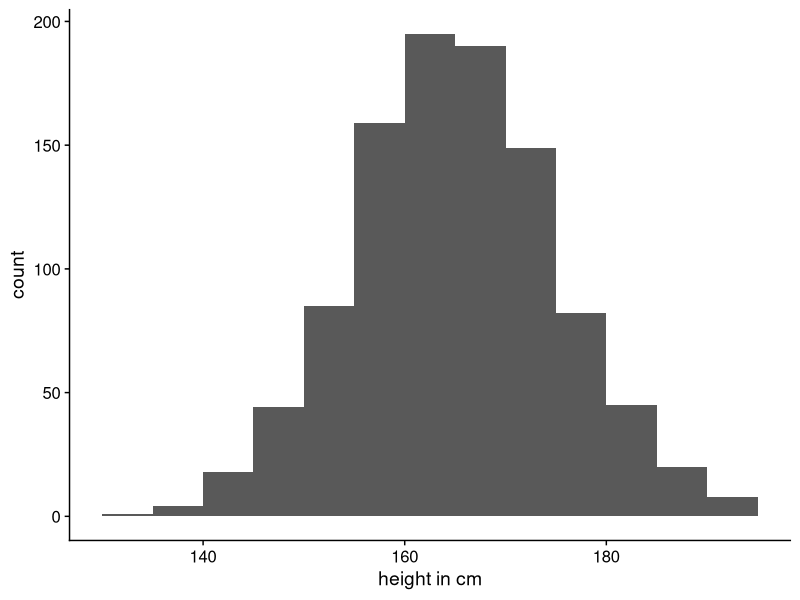
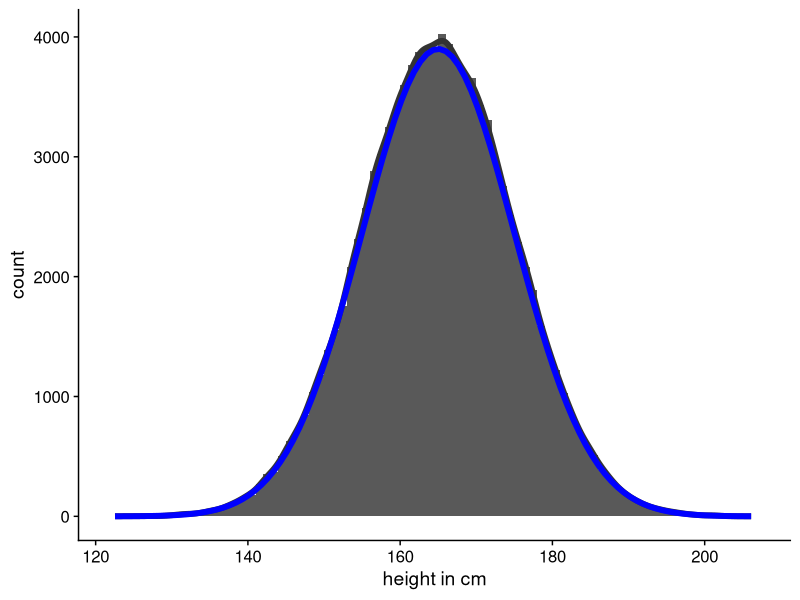
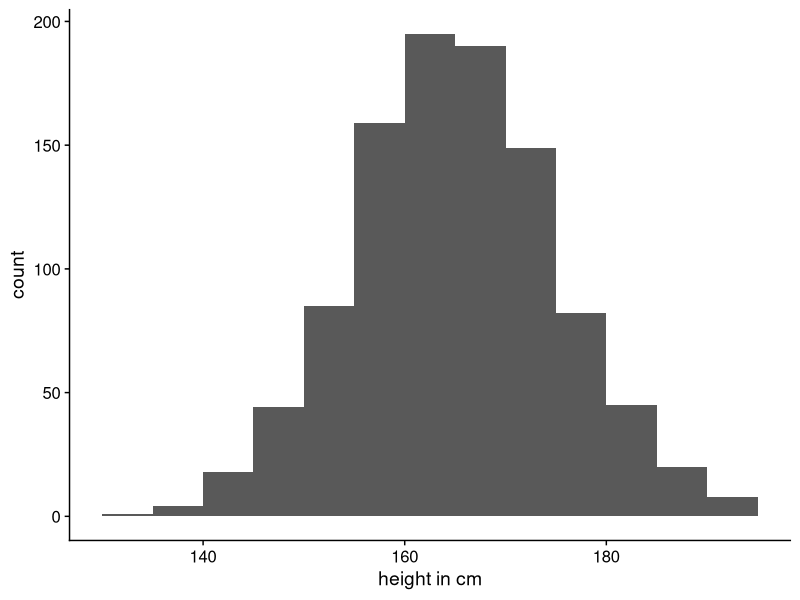
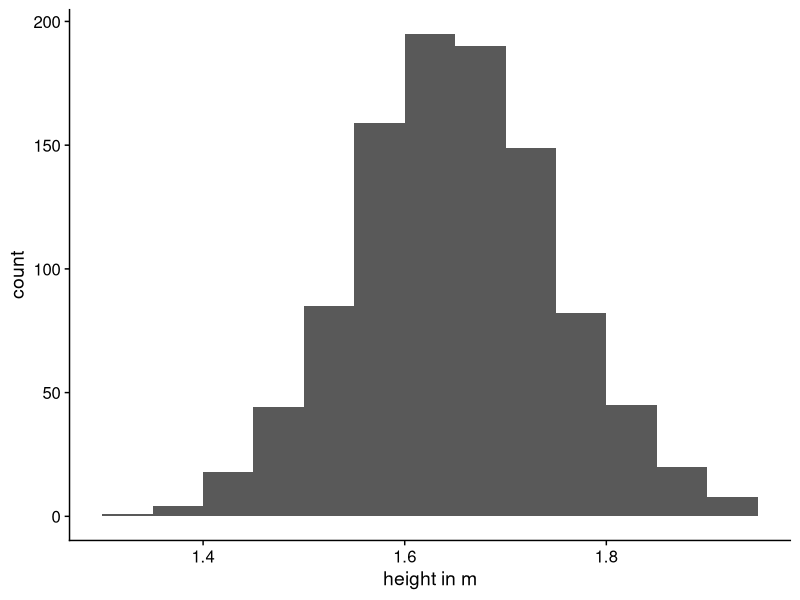
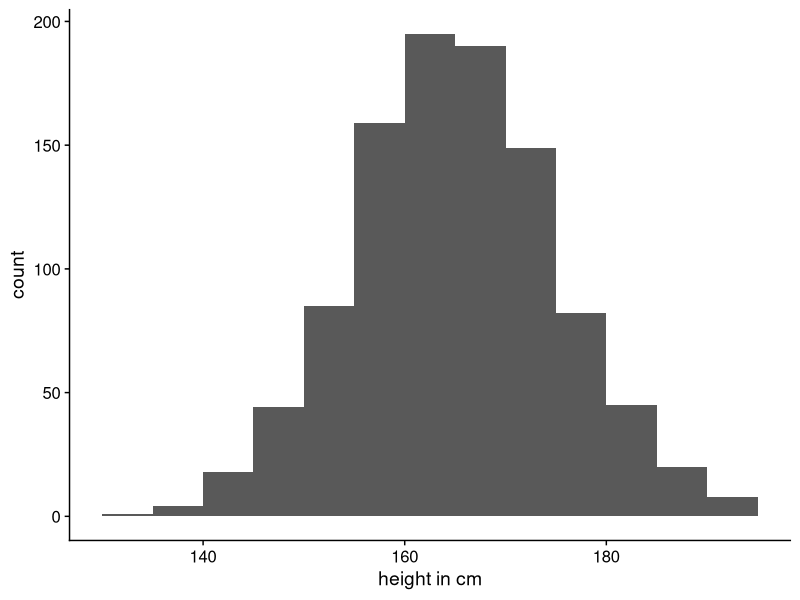
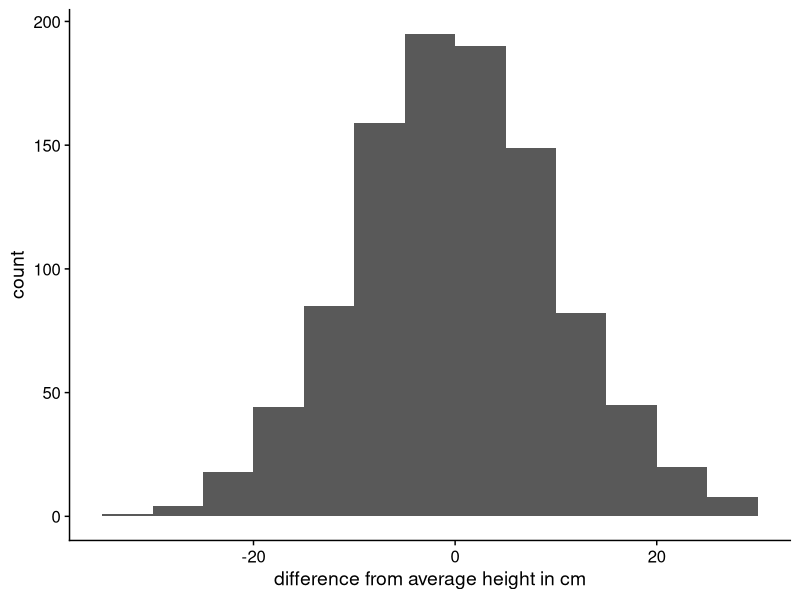
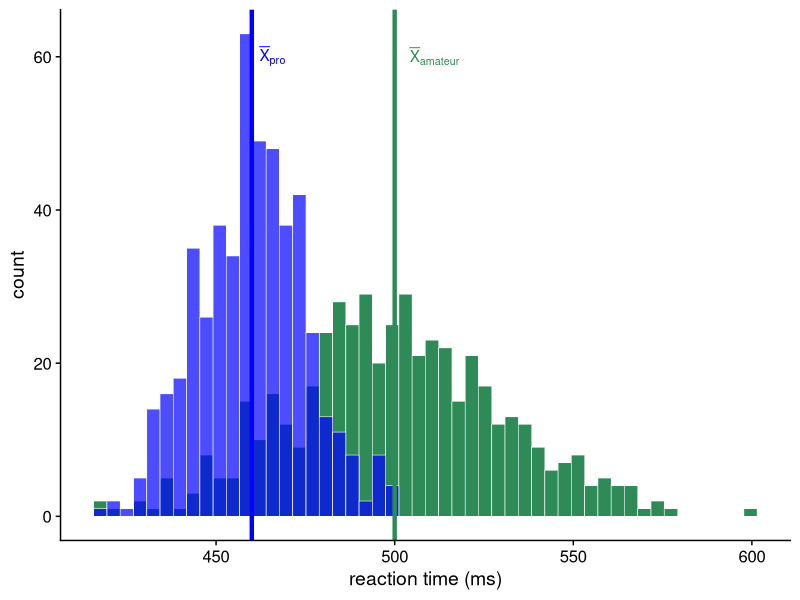
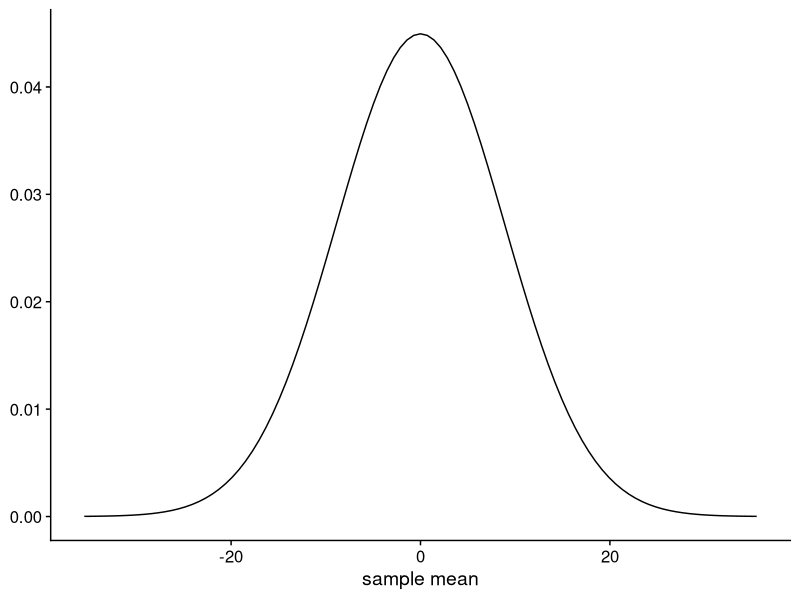

Generate these figures, in order, with R:
## ---- chunk 1
#| echo: false
#| message: false
require(ggplot2)
require(cowplot)
set.seed(124)
df <- tibble::tibble(x = rnorm(n = 1000, mean = 0, sd = 1) |>
scale() |> as.numeric())
df_og <- df
df$x <- df$x * 10
df$x <- df$x + 165
df_m <- df$x |> mean()
df_s <- df$x |> sd()
range <- glue::glue("{round(df_m - df_s  * 1)}--{round(df_m + df_s * 1)}")
p <- ggplot(df, aes(x = x)) +
  geom_histogram(binwidth = 5, boundary = 130) +
  labs(x = "height in cm") +
  theme_cowplot() +
  NULL
## ---- chunk 2
#| echo: false
#| label: fig-height-histogram
#| fig.cap: |
#|    Distribution of heights in a sample of 1000 women. Not real
#|    data.
p
## ---- chunk 3
#| echo: false
#| label: fig-height-histogram2
#| fig.cap: |
#|    Distribution of heights in a sample of 100,000 women (Not real
#|    data) and the corresponding normal distribution
df <- tibble::tibble(x = rnorm(n = 100000, mean = 0, sd = 1) |>
scale() |> as.numeric())
df$x <- df$x * 10
df$x <- df$x + 165
df_m <- df$x |> mean()
df_s <- df$x |> sd()
ideal <- \(x) (dnorm(x, df_m, df_s) / dnorm(df_m, df_m, df_s)) * ((195 / 5) * 100)
ggplot(df, aes(x)) +
  geom_histogram(binwidth = 1, boundary = 130) +
  geom_density(col = "grey20", size = 2, aes(y = ..count.. )) +
  geom_function(fun = ideal, col = "blue", size = 2) +
  labs(y = "count", x = "height in cm") +
  theme_cowplot()
## ---- chunk 4
#| echo: false
#| label: fig-height-histogram-new
#| fig-cap: |
#|    Distribution of heights in a sample of 1000 women. Not real
#|    data.
#| fig-subcap:
#|    - "Measured in centimetres"
#|    - "Measured in metres"
#| layout-ncol: 2
# require(ggplot2)
# require(plotshow)
require(cowplot)
set.seed(124)
df <- tibble::tibble(x = rnorm(n = 1000, mean = 0, sd = 1) |>
scale() |> as.numeric())
df$x <- df$x * 10
df$x <- df$x + 165
df_m <- df$x |> mean()
df_s1 <- df$x |> sd()
range <- glue::glue("{round(df_m - df_s  * 1)}--{round(df_m + df_s * 1)}")
ggplot(df, aes(x = x)) +
  geom_histogram(binwidth = 5, boundary = 130) +
  labs(x = "height in cm") +
  theme_cowplot() +
  NULL


set.seed(124)
df <- tibble::tibble(x = rnorm(n = 1000, mean = 0, sd = 1) |>
scale() |> as.numeric())
df$x <- df$x * (10 / 100)
df$x <- df$x + (165 / 100)
df_m <- df$x |> mean()
df_s2 <- df$x |> sd()
range <- glue::glue("{round(df_m - df_s  * 1)}--{round(df_m + df_s * 1)}")
ggplot(df, aes(x = x)) +
  geom_histogram(binwidth = 5 / 100, boundary = 130 / 100) +
  labs(x = "height in m") +
  theme_cowplot() +
  NULL
## ---- chunk 5
#| echo: false
#| label: fig-height-histogram-new-location
#| fig-cap: |
#|    Distribution of heights in a sample of 1000 women. Not real
#|    data.
#| fig-subcap:
#|    - "Measured in centimetres"
#|    - "Measured in difference from the average height"
#| layout-ncol: 2
# require(ggplot2)
# require(plotshow)
require(cowplot)
set.seed(124)
df <- tibble::tibble(x = rnorm(n = 1000, mean = 0, sd = 1) |>
scale() |> as.numeric())
df$x <- df$x * 10
df$x <- df$x + 165 
df_m <- df$x |> mean()
df_s1 <- df$x |> sd()
range <- glue::glue("{round(df_m - df_s  * 1)}--{round(df_m + df_s * 1)}")
ggplot(df, aes(x = x)) +
  geom_histogram(binwidth = 5, boundary = 130) +
  labs(x = "height in cm") +
  theme_cowplot() +
  NULL


set.seed(124)
df <- tibble::tibble(x = rnorm(n = 1000, mean = 0, sd = 1) |>
scale() |> as.numeric())
df$x <- df$x * (10 )
df$x <- df$x + (165 - 165)
df_m <- df$x |> mean()
df_s2 <- df$x |> sd()
range <- glue::glue("{round(df_m - df_s  * 1)}--{round(df_m + df_s * 1)}")
ggplot(df, aes(x = x)) +
  geom_histogram(binwidth = 5,  boundary = 130 - 165) +
  labs(x = "difference from average height in cm") +
  theme_cowplot() +
  NULL
## ---- chunk 6
set.seed(555)
d <- rnorm(10, 5, 2) |> round()
## ---- chunk 7
#| label: tbl-z
#| tbl-cap: z transformed data
tibble::tibble(r = d) |>
  dplyr::mutate(centred = d - mean(d)) |>
  dplyr::mutate(scaled = centred / sd(d)) |>
  magrittr::set_colnames(
c("Raw values",
"Centred",
"Scaled")) |>
knitr::kable(digits = 2)
## ---- chunk 8
sport_data <- tibble::tribble(
  ~group, ~mean, ~sd,
  "amateur", 500, 30,
  "sport", 460, 15
)


ama_mean <- sport_data |>
  dplyr::filter(group == "amateur") |>
  dplyr::pull(mean)
spo_mean <- sport_data |>
  dplyr::filter(group == "sport") |>
  dplyr::pull(mean)

N <- 500

set.seed(123)
sport_tib <- purrr::pmap_df(sport_data, function(group, mean, sd) {
  d <- rnorm(N, mean, sd) |> scale() |> as.numeric()
  tibble::tibble(group = group, x = mean + (d * sd))
})
## ---- chunk 9
#| echo: false
#| warning: false
#| label: fig-sport-histogram
#| fig.align: center
#| fig.cap: |
#|    Distribution of reaction times in a sample of amateur (green) and
#|    500 professional (blue) sportspeople. Group means are indicated
#|    with the vertical lines.
require(ggplot2)

ggplot2::ggplot(sport_tib, aes(x = x, 
  fill = group,
  group = group,
  alpha = group,
  color = group,
  size = group)) +
  geom_histogram(bins = 50, boundary = 100, position = "identity") +
  scale_alpha_manual(values = c(1, 0.7), guide = "none") +
  scale_fill_manual(values = c("seagreen", "blue"), guide = "none") +
  scale_color_manual(values = c("white", "white"), guide = "none") +
  scale_size_manual(values = c(.2, .2), guide = "none") +
  geom_vline(xintercept = ama_mean, color = "seagreen", size = 1.5) +
  geom_vline(xintercept = spo_mean, color = "blue", size = 1.5) +
  ggplot2::annotate(geom = "text", x = ama_mean, y = 60,
  label = expression(bar('X')[amateur]), hjust = -0.3, color = "seagreen") +
  ggplot2::annotate(geom = "text", x = spo_mean, y = 60,
  label = expression(bar('X')[pro]), hjust = -0.3, color = "blue") +
  theme_cowplot() +
  labs(x = "reaction time (ms)", y = "count") +
  NULL

## ---- chunk 10
#| echo: false
stats <- tibble::tribble(
  ~age, ~mean, ~sd,
  "8", 80, 2,
  "14", 120, 8,
  )

a_z <- 3
b_z <- .5
a_child <- stats$mean[1] + (stats$sd[1] * a_z)
b_child <- stats$mean[2] + (stats$sd[2] * b_z)


## ---- chunk 11
#| echo: false
#| label: tbl-age-means
#| tbl-cap: |
#|      Means and Standard deviations for the 8-year-old and
#|      14-year-old age groups
stats |>
  dplyr::mutate(age = dplyr::case_when(
    age == 8 ~ "8-year-olds",
    age == "14" ~ "14-year-olds")) |>
  knitr::kable(col.names = c("Age group", "Mean", "Standard deviation"))
## ---- chunk 12
#| echo: false
#| message: false
require(tidyverse)
# require(plotshow)
set.seed(123)
n <- 50
face_celeb <- rnorm(n, 500, 50)
face_family <- rnorm(n, 520, 45)
subject_id <- seq(1, n)
df <- tibble::tibble(face_celeb, face_family, subject_id)

df |>
  tidyr::pivot_longer(1:2,
    names_to = "condition",
          values_to = "rt")|>
  dplyr::group_by(subject_id) |>
  dplyr::arrange(condition) |>
  dplyr::summarise(diff = diff(rt)) |>
  dplyr::ungroup() -> df

sum_stats <- df  |>
  dplyr::summarise(
    mean_rt = mean(diff),
    sd_rt = sd(diff),
    n = n(),
    se = sd_rt / sqrt(n)
)




## ---- chunk 13
#| label: fig-sampling
#| fig-cap: !expr glue::glue("The sampling distribution with a mean of 0 and a SEM of {sum_stats$se |> round(2)}")
require(tidyverse)

args <- sum_stats |>
  magrittr::set_colnames(
    c("mean", "sd", "n","se")
) |>
  dplyr::mutate(sd = sd / sqrt(n)) |>
  dplyr::mutate(mean = 0) |>
  dplyr::select(-n, -se) |> as.list()



ggplot() +
  geom_function(fun = dnorm, args = args) +
  xlim(args$mean - 4 * args$sd, args$mean + 4 * args$sd) +
  cowplot::theme_cowplot() +
  labs(y = NULL, x = "sample mean")

